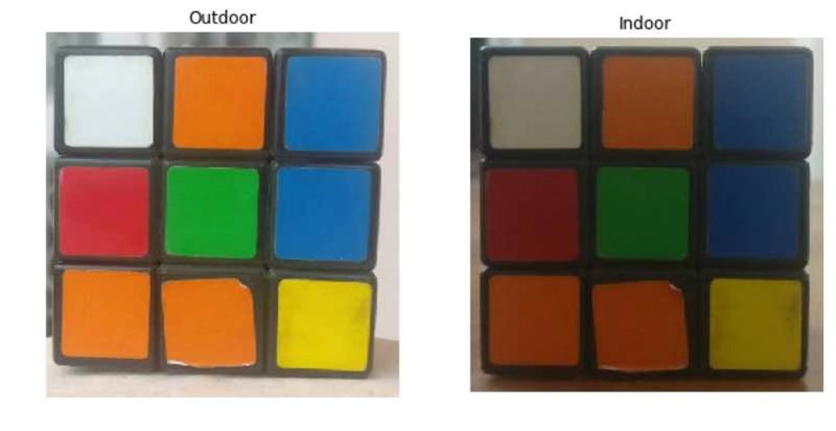
#> input picture images/chart_real.png, 836 x 431 px
$ python task2_basic_vision.py
#> lines starting #> are read from the running program, lines starting #| are printed output that depends on the picture; after the words box and inside, x2 and y2 are one past the last pixel; in counts of white or black regions, pixels touching at a corner belong together
### utils.py
# -*- coding: utf-8 -*-
"""公共小工具：中文路径读写图片、显示窗口、拼图对照。

为什么单独放一个文件？
因为读图、存图、开窗口这几件事每个脚本都要做，
写一遍之后调用，主程序里就只剩下和算法相关的代码，看得更清楚。
"""

import os

import cv2
import numpy as np


def imread_unicode(path, flags=cv2.IMREAD_COLOR):
    """读取图片，支持中文路径。

    cv2.imread 在 Windows 上遇到中文路径会「不报错、直接返回 None」，
    所以这里先用 numpy 把文件读成字节流，再交给 cv2.imdecode 解码。
    """
#> called with path = 'images/chart_real.png', flags = 1
    if not os.path.exists(path):
        raise FileNotFoundError(f"找不到图片：{os.path.abspath(path)}")
    data = np.fromfile(path, dtype=np.uint8)
    img = cv2.imdecode(data, flags)
#> img is the input picture: shape (431, 836, 3); mean B, G, R 126.9, 143.3, 153.3
#| 读入图片：images/chart_real.png  尺寸 836x431  通道数 3
    if img is None:
        raise ValueError(f"图片解码失败，可能不是有效的图片文件：{path}")
    return img


def imwrite_unicode(path, img):
    """保存图片，同样支持中文路径。"""
    folder = os.path.dirname(os.path.abspath(path))
    os.makedirs(folder, exist_ok=True)
    ext = os.path.splitext(path)[1]
    ok, buf = cv2.imencode(ext, img)
    if not ok:
        raise IOError(f"图片编码失败：{path}")
    buf.tofile(path)
    print(f"[已保存] {path}")


def show(title, img, enabled=True):
    """弹出一个窗口显示图片。

    enabled=False 时只跳过显示，不影响存图（在没有图形界面的环境里跑代码时用）。
    窗口用 WINDOW_NORMAL 并强制置顶，否则它会被 VS Code 挡在后面，
    看起来像「什么都没发生」，其实程序正卡在 waitKey 上等按键。
    """
    if not enabled:
        return
    cv2.namedWindow(title, cv2.WINDOW_NORMAL)
    cv2.setWindowProperty(title, cv2.WND_PROP_TOPMOST, 1)
    cv2.imshow(title, img)


def wait_and_close(enabled=True):
    """等任意键，然后关掉所有窗口。"""
    if not enabled:
        return
    print(">>> 在弹出的窗口里按任意键继续（关闭窗口后程序会自动往下走）")
    cv2.waitKey(0)
    cv2.destroyAllWindows()


def gray_to_bgr(gray):
    """把灰度图转成三通道，方便和彩色图并排放。"""
    return cv2.cvtColor(gray, cv2.COLOR_GRAY2BGR)
#> returned value: shape (431, 836, 3)


def hstack_same_height(images, gap=10, bg=255):
    """把几张高度不同的图并排拼在一起（高度统一到最高的那张）。"""
#> called with gap = 10, bg = 255
    h = max(im.shape[0] for im in images)
#> h = 459
    padded = []
    for im in images:
        if im.shape[0] != h:
            scale = h / im.shape[0]
            im = cv2.resize(im, (int(im.shape[1] * scale), h))
        padded.append(im)
        padded.append(np.full((h, gap, 3), bg, np.uint8))
#> this loop made 2 passes
#> after the loop, padded = 4 items
    return np.hstack(padded[:-1])
#> returned value: shape (459, 1682, 3)


def title_bar(text, width, height=28, bg=40, fg=255):
    """生成一条带英文标题的深色横条，用来给对照图做标注。

    cv2.putText 只能写英文，中文会变成问号，所以标题一律用英文。
    """
    bar = np.full((height, width, 3), bg, np.uint8)
    cv2.putText(bar, text, (8, height - 9), cv2.FONT_HERSHEY_SIMPLEX,
                0.6, (fg, fg, fg), 1, cv2.LINE_AA)
    return bar


def with_title(img, text):
    """给图片顶部加一条标题条。"""
    bar = title_bar(text, img.shape[1])
    return np.vstack([bar, img])

### task2_basic_vision.py
# -*- coding: utf-8 -*-

import argparse

import cv2
import numpy as np

from utils import (gray_to_bgr, hstack_same_height, imread_unicode,
                   imwrite_unicode, show, wait_and_close, with_title)

# HSV 阈值：H 决定是不是这个颜色，S/V 下限只用来排除发白、发黑的像素。
# S 不能卡高，Indoor 那半边的蓝块 S 只有 150 左右，卡到 200 就整组丢了。
BLUE_LOWER = np.array([100, 120, 70])
BLUE_UPPER = np.array([130, 255, 255])
YELLOW_LOWER = np.array([20, 120, 90])
YELLOW_UPPER = np.array([35, 255, 255])

MIN_AREA = 300


def clean_mask(mask, ksize=5):
    kernel = cv2.getStructuringElement(cv2.MORPH_ELLIPSE, (ksize, ksize))
    mask = cv2.morphologyEx(mask, cv2.MORPH_OPEN, kernel)
    mask = cv2.morphologyEx(mask, cv2.MORPH_CLOSE, kernel)
    return mask


def extract_color(img_bgr, hsv, lower, upper, name, color):
#> called with lower = array of shape (3,), upper = array of shape (3,), name = 'Blue', color = (255, 0, 0)
    mask = cv2.inRange(hsv, lower, upper)
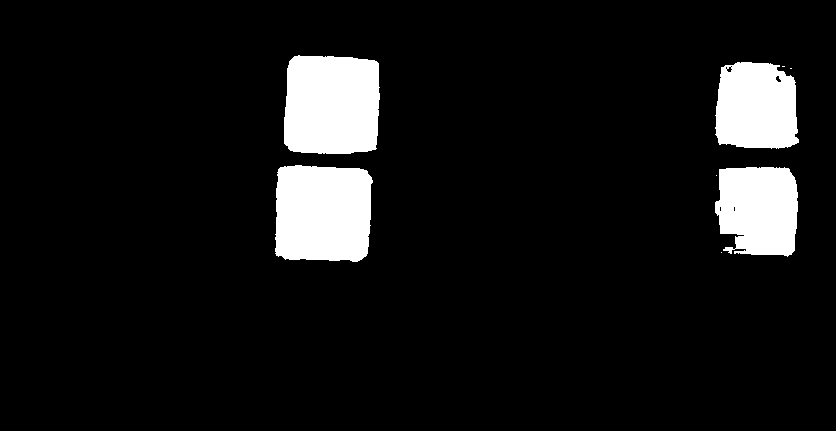
#> mask: shape (431, 836); 8.4% white; 8 white regions (4 under 20 px), largest, box (x1, y1, x2, y2) and area: (284, 55, 380, 154) 8807, (275, 165, 373, 262) 8671, (715, 167, 798, 257) 6394, (715, 62, 799, 149) 6306
    mask = clean_mask(mask)

    out = img_bgr.copy()
    boxes = []
    contours, _ = cv2.findContours(mask, cv2.RETR_EXTERNAL, cv2.CHAIN_APPROX_SIMPLE)
#> contours = 5 contours, 1 with area under 20; largest, box (x1, y1, x2, y2) and area: (284, 55, 380, 154) 8626, (275, 165, 373, 262) 8490, (715, 167, 798, 256) 6168, (716, 62, 799, 149) 6138
    for c in contours:
        if cv2.contourArea(c) < MIN_AREA:
            continue
        x, y, w, h = cv2.boundingRect(c)
        boxes.append((x, y, w, h))
        cv2.rectangle(out, (x, y), (x + w, y + h), color, 2)
        cv2.putText(out, name, (x, y - 6), cv2.FONT_HERSHEY_SIMPLEX,
                    0.6, color, 2, cv2.LINE_AA)
#> this loop made 5 passes
#> (x, y, w, h) on passes 2 to 5: (715, 167, 83, 89), (275, 165, 98, 97), (716, 62, 83, 87), (284, 55, 96, 99)
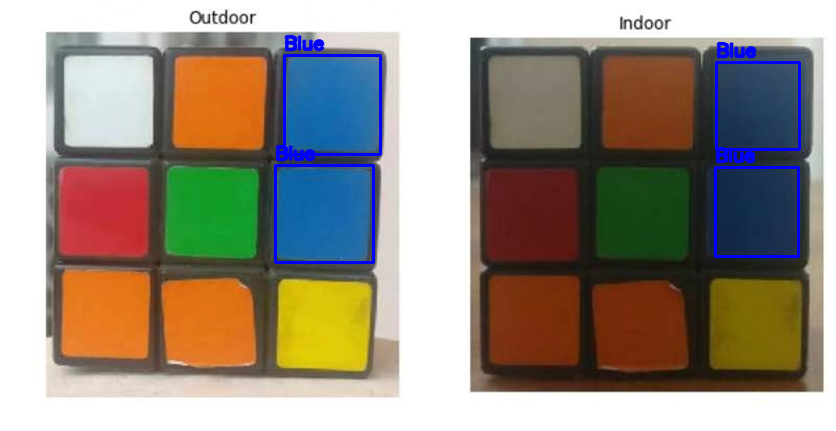
#> out: shape (431, 836, 3); 1.79% of pixels changed, all inside (x1, y1, x2, y2) = (274, 34, 801, 264)
#> after the loop, boxes = [(715, 167, 83, 89), (275, 165, 98, 97), (716, 62, 83, 87), (284, 55, 96, 99)]

    print(f"{name}: 找到 {len(boxes)} 块 {boxes}")
#| Blue: 找到 4 块 [(715, 167, 83, 89), (275, 165, 98, 97), (716, 62, 83, 87), (284, 55, 96, 99)]
    return mask, out, boxes


def main():
    parser = argparse.ArgumentParser()
    parser.add_argument("--image", default="images/chart_real.png")
    parser.add_argument("--no-show", action="store_true")
    args = parser.parse_args()
    show_window = not args.no_show

    img = imread_unicode(args.image)
    print(f"读入图片：{args.image}  尺寸 {img.shape[1]}x{img.shape[0]}  通道数 {img.shape[2]}")

    gray = cv2.cvtColor(img, cv2.COLOR_BGR2GRAY)
    imwrite_unicode("results/task2_gray.png", gray)

    original_and_gray = hstack_same_height([
        with_title(img, "1. Original"),
        with_title(gray_to_bgr(gray), "2. Gray"),
    ])
    imwrite_unicode("results/task2_original_and_gray.png", original_and_gray)

    hsv = cv2.cvtColor(img, cv2.COLOR_BGR2HSV)

    mask_blue, res_blue, boxes_blue = extract_color(
        img, hsv, BLUE_LOWER, BLUE_UPPER, "Blue", (255, 0, 0))
#> boxes_blue has the same summary as boxes in extract_color
    mask_yellow, res_yellow, boxes_yellow = extract_color(
        img, hsv, YELLOW_LOWER, YELLOW_UPPER, "Yellow", (0, 255, 255))
#> call 2 of extract_color, with lower = array of shape (3,), upper = array of shape (3,), name = 'Yellow', color = (0, 255, 255)
#> in extract_color (call 2), `contours, _ = cv2.findContours(mask, cv2.RETR_EXTERNAL, cv2.CHAIN_APPR..`: contours = 2 contours; box (x1, y1, x2, y2) and area: (274, 278, 373, 374) 8692, (710, 279, 802, 370) 7868
#> the loop in extract_color (call 2), `for c in contours:` made 2 passes
#> (x, y, w, h) on passes 1 to 2: (710, 279, 92, 91), (274, 278, 99, 96)
#> after the loop in extract_color (call 2), `for c in contours:`:
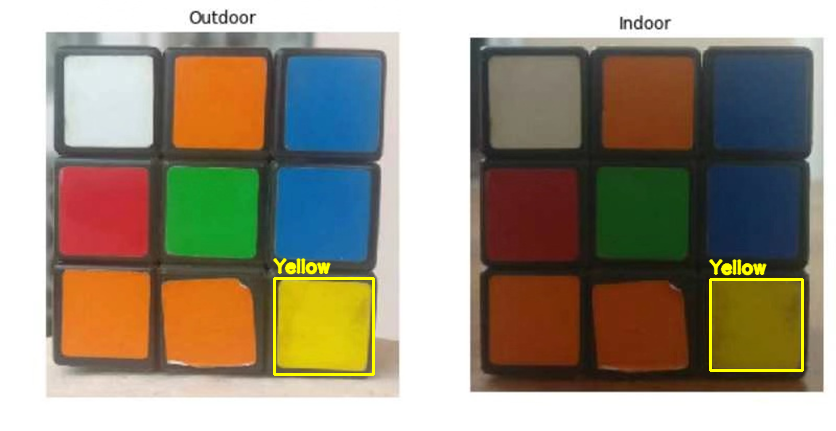
#> out: shape (431, 836, 3); 1.02% of pixels changed, all inside (x1, y1, x2, y2) = (272, 257, 804, 376)
#> after the loop in extract_color (call 2), `for c in contours:`: boxes = [(710, 279, 92, 91), (274, 278, 99, 96)]
#| Yellow: 找到 2 块 [(710, 279, 92, 91), (274, 278, 99, 96)]
#> boxes_yellow = [(710, 279, 92, 91), (274, 278, 99, 96)]

    imwrite_unicode("results/task2_mask_blue.png", mask_blue)
    imwrite_unicode("results/task2_mask_yellow.png", mask_yellow)

    mask_all = cv2.bitwise_or(mask_blue, mask_yellow)
#> mask_all: shape (431, 836); 13% white; 7 white regions (1 under 20 px), largest, box (x1, y1, x2, y2) and area: (274, 278, 373, 374) 8870, (284, 55, 380, 154) 8802, (275, 165, 373, 262) 8665, (710, 279, 802, 370) 8041, (715, 167, 798, 256) 6321, (716, 62, 799, 149) 6290
    imwrite_unicode("results/task2_mask_all.png", mask_all)

    result = img.copy()
    for x, y, w, h in boxes_blue + boxes_yellow:
        cv2.rectangle(result, (x, y), (x + w, y + h), (0, 255, 0), 2)
#> this loop made 6 passes
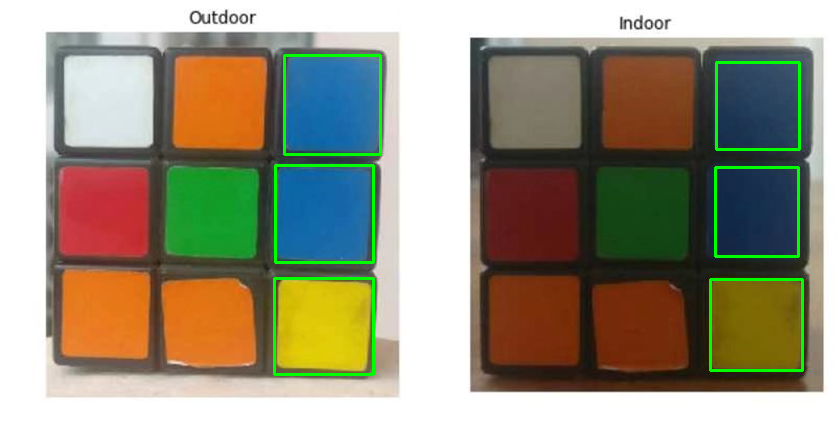
#> result: shape (431, 836, 3); 1.84% of pixels changed, all inside (x1, y1, x2, y2) = (273, 54, 804, 376)
    imwrite_unicode("results/task2_result.png", result)

    compare = hstack_same_height([
        with_title(img, "1. Original"),
        with_title(gray_to_bgr(gray), "2. Gray"),
        with_title(result, "3. Blue+Yellow boxes"),
        with_title(gray_to_bgr(mask_all), "4. Mask"),
    ])
#> in with_title (call 6), `return np.vstack([bar, img])`:
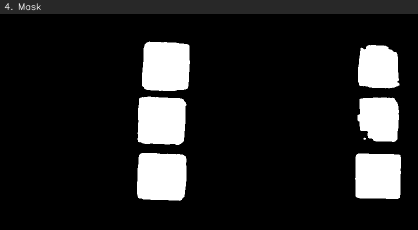
#> returned value: shape (459, 836, 3) (shown at 1/2 size); min 0, max 255, mean 33.8
#> the loop in hstack_same_height (call 2), `for im in images:` made 4 passes
    imwrite_unicode("results/task2_compare.png", compare)

    if show_window:
        # [5 lines left out: function on_mouse, not called in this run]

        show("Task 02 - Original & Gray", original_and_gray)
        cv2.setMouseCallback("Task 02 - Original & Gray", on_mouse)
        show("Task 02 - Result", result)
        show("Task 02 - Masks", hstack_same_height([
            with_title(gray_to_bgr(mask_blue), "Blue mask"),
            with_title(gray_to_bgr(mask_yellow), "Yellow mask"),
            with_title(gray_to_bgr(mask_all), "Blue | Yellow"),
        ]))
#> in title_bar (call 9), `cv2.putText(bar, text, (8, height - 9), cv2.FONT_HERSHEY_SIMPLEX, 0.6,..`:
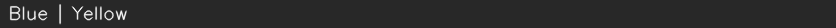
#> bar: shape (28, 836, 3); min 40, max 252, mean 43.2
#> call 3 of hstack_same_height, with gap = 10, bg = 255
#> the loop in hstack_same_height (call 3), `for im in images:` made 3 passes
#> after the loop in hstack_same_height (call 3), `for im in images:`: padded = 6 items
#> in hstack_same_height (call 3), `return np.hstack(padded[:-1])`:
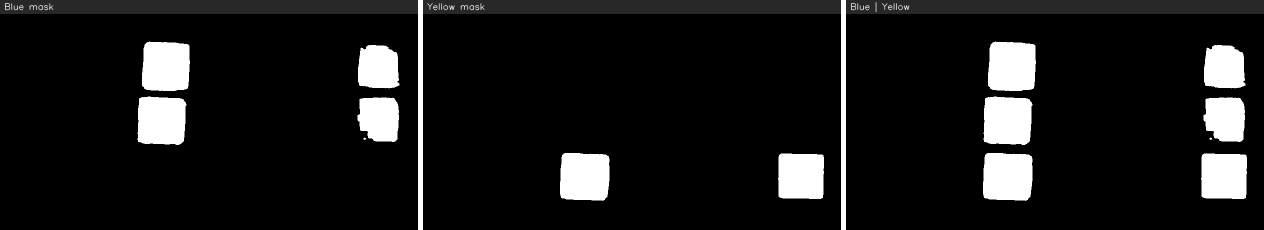
#> returned value: shape (459, 2528, 3) (shown at 1/2 size); min 0, max 255, mean 25.3
        wait_and_close(True)


if __name__ == "__main__":
    main()

$ run again, with images/plate_real.png copied over images/chart_real.png
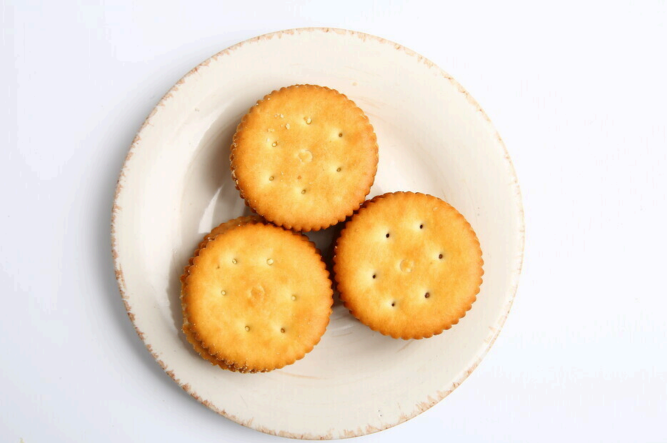
#> input picture images/plate_real.png, 1333 x 886 px (shown at 1/2 size)
#> in imread_unicode, img is the input picture: shape (886, 1333, 3); mean B, G, R 202.5, 221.1, 235.8
#| 读入图片：images/chart_real.png  尺寸 1333x886  通道数 3
#> in hstack_same_height, `h = max(im.shape[0] for im in images)`: h = 914
#> the loop in hstack_same_height, `for im in images:` made 2 passes
#> after the loop in hstack_same_height, `for im in images:`: padded = 4 items
#> hsv: shape (886, 1333, 3); mean H, S, V 70.8, 45.8, 239.6
#> contours = []
#| Blue: 找到 0 块 []
#> in extract_color (call 2), `mask = cv2.inRange(hsv, lower, upper)`:
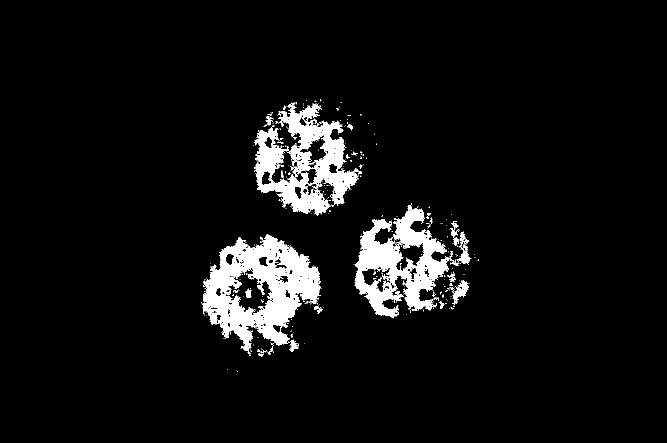
#> mask: shape (886, 1333) (shown at 1/2 size); 5.9% white; 408 white regions (367 under 20 px), largest, box (x1, y1, x2, y2) and area: (405, 469, 642, 708) 26680, (508, 205, 723, 431) 19797, (709, 411, 908, 637) 18994
#> contours = 27 contours, 14 with area under 20; largest, box (x1, y1, x2, y2) and area: (406, 469, 640, 690) 31880, (711, 411, 896, 635) 16838, (562, 208, 716, 408) 9448, (510, 256, 659, 428) 7416, (906, 561, 937, 599) 399
#> the loop in extract_color (call 2), `for c in contours:` made 27 passes
#> (x, y, w, h) on passes 6, 16, 20, 23, 27: (906, 561, 31, 38), (406, 469, 234, 221), (711, 411, 185, 224), (510, 256, 149, 172), (562, 208, 154, 200)
#> after the loop in extract_color (call 2), `for c in contours:`: boxes = [(906, 561, 31, 38), (406, 469, 234, 221), (711, 411, 185, 224), (510, 256, 149, 172), (562, 208, 154, 200)]
#| Yellow: 找到 5 块 [(906, 561, 31, 38), (406, 469, 234, 221), (711, 411, 185, 224), (510, 256, 149, 172), (562, 208, 154, 200)]
#> boxes_yellow has the same summary as boxes in extract_color
#> the loop in main, `for x, y, w, h in boxes_blue + boxes_yellow:` made 5 passes
#> the loop in hstack_same_height (call 2), `for im in images:` made 4 passes
#> the loop in hstack_same_height (call 3), `for im in images:` made 3 passes
#> after the loop in hstack_same_height (call 3), `for im in images:`: padded = 6 items
#> in hstack_same_height (call 3), `return np.hstack(padded[:-1])`:
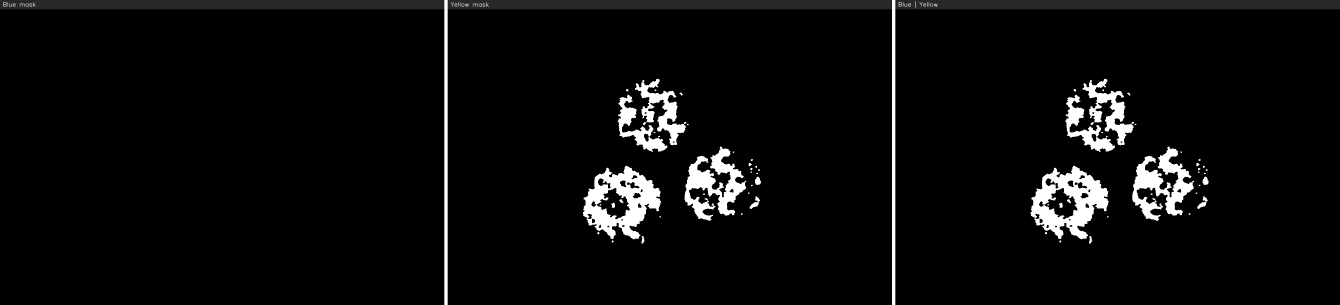
#> returned value: shape (914, 4019, 3) (shown at 1/3 size); min 0, max 255, mean 11.2
